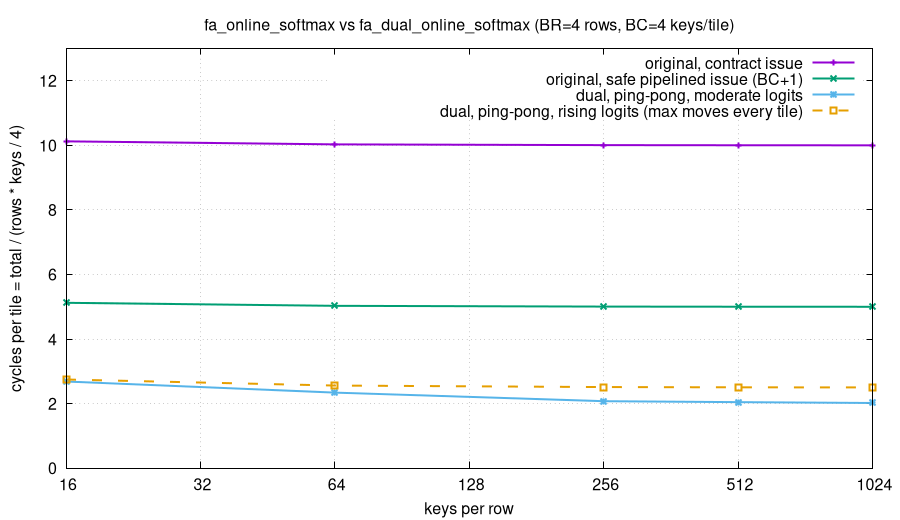

Write the gnuplot code that produced this figure.
# SPDX-License-Identifier: AGPL-3.0-only OR LicenseRef-SnapKitty-Opaque-1.0
# Copyright Ahmad Ali Parr
# Cycles per tile vs keys per row, 4 rows (BR=4), BC=4 keys per tile.
# Data: cycles.dat, written by sim/fa_dual/tb_fa_dual.sv (make figs copies it here). Render: gnuplot cycles.gp, or gnuplot -e "fmt='png'" cycles.gp
if (!exists("fmt")) fmt = "svg"
if (fmt eq "png") { set terminal pngcairo size 900,520 font "Helvetica,12"; set output "cycles.png" } else { set terminal svg size 900,520 font "Helvetica,12"; set output "cycles.svg" }
set title "fa\\_online\\_softmax vs fa\\_dual\\_online\\_softmax (BR=4 rows, BC=4 keys/tile)"
set xlabel "keys per row"
set ylabel "cycles per tile = total / (rows * keys / 4)"
set logscale x 2
set yrange [0:13]
set key top right
set grid
f(c,r,k) = c / (r * k / 4.0)
mod = "< awk '$1==4 && $3==0' cycles.dat"
ris = "< awk '$1==4 && $3==1' cycles.dat"
plot mod using 2:(f($4,$1,$2)) with linespoints lw 2 title "original, contract issue", \
     mod using 2:(f($5,$1,$2)) with linespoints lw 2 title "original, safe pipelined issue (BC+1)", \
     mod using 2:(f($6,$1,$2)) with linespoints lw 2 title "dual, ping-pong, moderate logits", \
     ris using 2:(f($6,$1,$2)) with linespoints lw 2 dt 2 title "dual, ping-pong, rising logits (max moves every tile)"
